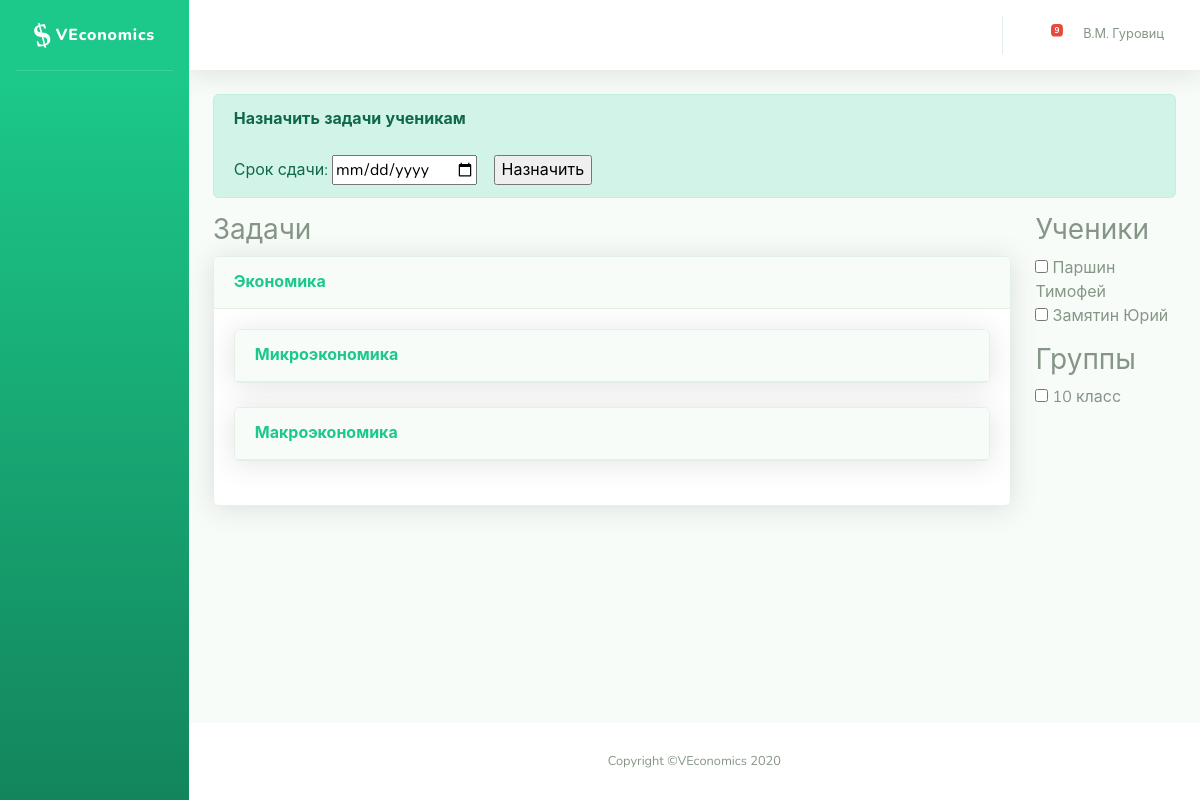
The app's page /problems/ (signed in) with its own data.
### problems/models.py (models this page shows, shortened)
class Topic(models.Model):
    name = models.CharField('Название', max_length=200)
    parent = models.ForeignKey('Topic', on_delete=models.CASCADE, related_name='children', verbose_name='Предок', null=True, blank=True)
    order = models.IntegerField('Порядковый номер')
    leaf = models.BooleanField('Конечная вершина (можно привязывать задачи)', default=False)
    class Meta:
        ordering = ['order']

### problems/views.py (the view)
# urls.py: path('', index),
def index(request):
    if request.user.groups.filter(name='teachers').exists():
        students = User.objects.filter(groups__name='students')
        topics = Topic.objects.all()
        problems = dict()
        groups = Group.objects.all()
        for topic in topics:
            problems[topic.id] = topic.problems.all()
        topic = Topic.objects.get(id=1)
        submits = Submit.objects.filter(assignment__assigned_by=request.user).filter(verdict=-1) # solution not checked
        context = {'problems': problems,
                   'students': students,
                   'topic': topic,
                   'submits': submits,
                   'groups': groups,}
        return render(request, 'problems/sb/index_teacher.html', context)
    elif request.user.groups.filter(name='students').exists():
        assigned_problems = Assignment.objects.filter(person=request.user).order_by('status', 'date_deadline')
        form = SubmitForm()
        context = {'assigned_problems': assigned_problems, 'form': form}
        return render(request, 'problems/sb/index_student.html', context)
    else:
        return render(request, 'problems/sb/login.html', {})

### problems/models.py (called while the page is built)
    def __str__(self):
        if self.parent:
            return "{} - {}".format(self.parent, self.name)
        else:
            return self.name

### problems/templates/problems/sb/index_teacher.html (shortened to what this page needs)
{% extends "problems/sb/base.html" %}
{% block topbar %}
          <ul class="navbar-nav ml-auto">
            <li class="nav-item dropdown no-arrow mx-1">
              <a class="nav-link dropdown-toggle" href="#" id="alertsDropdown" role="button" data-toggle="dropdown" aria-haspopup="true" aria-expanded="false">
                <i class="fas fa-bell fa-fw"></i>
                <span class="badge badge-danger badge-counter">{{ submits|length }}</span>
              </a>
            </li>
            <li class="nav-item dropdown no-arrow">
              <a class="nav-link dropdown-toggle" href="#" id="userDropdown" role="button" data-toggle="dropdown" aria-haspopup="true" aria-expanded="false">
                <span class="mr-2 d-none d-lg-inline text-gray-600 small">{{ request.user.first_name }} {{ request.user.last_name }}</span>
              </a>
            </li>
          </ul>
{% endblock %}
{% block content %}
          <form method="POST" action="{% url 'assign' %}">
            <div class="container-fluid">
                  <div class="row">
                      <div class="col">
                        <div  class="alert alert-primary" role="alert">
                          <b>Назначить задачи ученикам</b>
                          <br><br>Срок сдачи:
                          <input type="date" name="date_deadline">&nbsp;&nbsp;&nbsp;
                          <input type="submit" value="Назначить">
                        </div>
                    </div>
                  </div>
                  <div class="row">
                      <div class="col-10">
                          <h3>Задачи</h3>
                          <div id="problems">
                              {% autoescape off %}
                              <div class="card shadow mb-4">
                                <a href="#collapseCardExample" class="d-block card-header py-3" data-toggle="collapse" role="button" aria-expanded="true" aria-controls="collapseCardExample">
                                  <h6 class="m-0 font-weight-bold text-primary">{{ topic.name }}</h6>
                                </a>
                                <div class="collapse show" id="collapseCardExample">
                                  <div class="card-body">
                                    {% for element in topic.children.all %}
                                            {% if element.children %}
                                                {% with topic=element template_name="problems/tree_level.html" %}
                                                   {% include template_name %}
                                                {% endwith %}
                                            {% endif %}
                                    {% endfor %}
                                  </div>
                                </div>
                              </div>
                              {% endautoescape %}
                          </div>
                      </div>
                      <div class="col">
                          <h3>Ученики</h3>
                          <div id="students">
                              {% include "problems/student_list.html" %}
                          </div>
                          <p></p><h3>Группы</h3>
                          <div id="groups">
                              {% include "problems/group_list.html" %}
                          </div>
                      </div>
                  </div>
              </div>
  </form>
{% endblock %}

### problems/templates/problems/tree_level.html (shortened to what this page needs)
              <div class="card shadow mb-4">
                <a href="#collapse{{ element.id }}" class="d-block card-header py-3" data-toggle="collapse" role="button" aria-expanded="true" aria-controls="collapse{{ element.id }}">
                  <h6 class="m-0 font-weight-bold text-primary">{{ element.name }}</h6>
                </a>
              </div>

### problems/templates/problems/student_list.html
{% for student in students %}
<div class="student">
    <input type="checkbox" name="student" value="{{ student.id }}">
    {{ student.last_name }} {{ student.first_name }}
</div>
{% endfor %}

### problems/templates/problems/group_list.html
{% for group in groups %}
    {% if group.name != 'admins' and group.name != 'students' and group.name != 'teachers' %}
    <div class="group">
        <input type="checkbox" name="group" value="{{ group.id }}">
        {{ group.name }}
    </div>
    {% endif %}
{% endfor %}

### records on screen
Topic: name "Экономика"
Topic: name "Микроэкономика"
Topic: name "Макроэкономика"

### other values on screen
{{ submits|length }} "9"
{{ request.user.first_name }} "В.М."
{{ request.user.last_name }} "Гуровиц"
{{ student.last_name }} "Паршин"
{{ student.first_name }} "Тимофей"
{{ student.last_name }} "Замятин"
{{ student.first_name }} "Юрий"
{{ group.name }} "10 класс"
